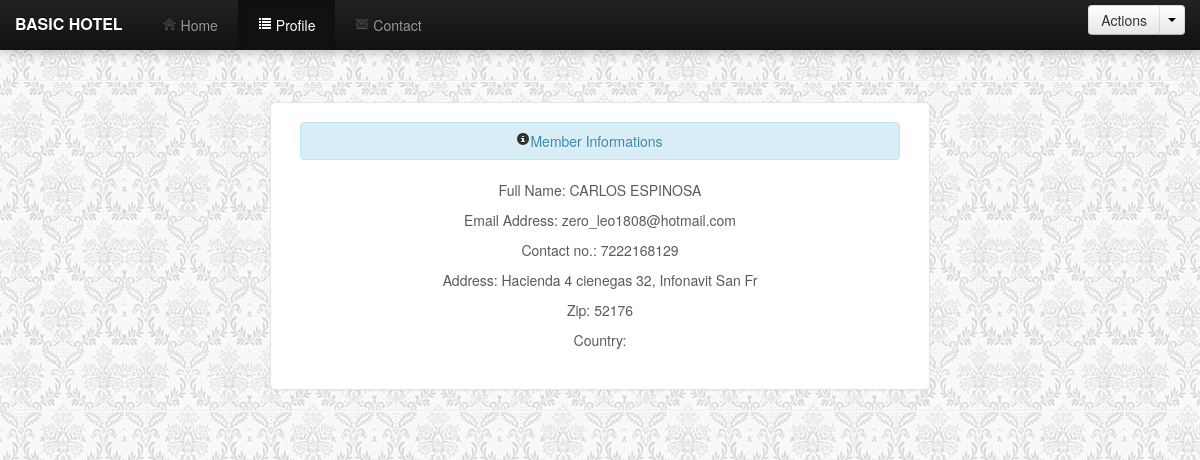
The app's page /hotel1/profile.php (signed in) with its own data.
### tables this page shows
CREATE TABLE IF NOT EXISTS `tb_member` (
`memberID` int(15) NOT NULL,
  `username` varchar(40) NOT NULL,
  `firstname` varchar(40) NOT NULL,
  `lastname` varchar(40) NOT NULL,
  `email` varchar(40) NOT NULL,
  `password` varchar(40) NOT NULL,
  `contact_number` varchar(40) NOT NULL,
  `address` varchar(40) NOT NULL,
  `zip` int(40) NOT NULL,
  `country` varchar(40) NOT NULL
);

### hotel1/session.php (called while the page is built, shortened)
<?php
        $session_id=$_SESSION['id'];
?>

### hotel1/profile.php (the view, shortened to what this page needs)
<?php include('header.php');?>
<?php include('session.php'); ?>
	<link href="gallery/jquery-photo-gallery/jquery-photo-gallery/css/prettyPhoto.css" rel="stylesheet" type="text/css" />
  </head>
  <body>
     <div class="navbar navbar-inverse navbar-fixed-top">
      <div class="navbar-inner">
        <div class="container">
          <a class="brand" href="#">BASIC HOTEL</a>
          <div class="nav-collapse collapse">
            <ul class="nav">
              <li><a href="member.php"><i class="icon-home"></i> Home</a></li>
              <li class="active"><a href="profile.php"><i class="icon-list"></i> Profile</a></li>
              <li><a href="contact.php"><i class="icon-envelope"></i> Contact</a></li>
            </ul>
            <form class="navbar-form pull-right">
            <div class="btn-group">
  					<button type="submit" class="btn">Actions</button>
  					<button class="btn dropdown-toggle" data-toggle="dropdown">
    				<span class="caret"></span>
  					</button>
			</div>
            </form>
          </div>
        </div>
      </div>
    </div>
    <div class="container">
	<hr>
      <div class="form-signin">
          <div align="center" class="alert alert-info"><i class="icon-info-sign"></i>Member Informations</div>
          <div class="row-fluid">
          	<div class="control-group">
            	<div class="controls">
                    <div align="center">
                    	<?php
						$query = mysql_query("select * from tb_member where memberID = '$session_id'") or die (mysql_error());
						while($row = mysql_fetch_array($query)){
						?>
                 <p>Full Name: <?php echo $row['firstname']." ". $row['lastname']?></p>
                 <p>Email Address: <?php echo $row['email']?></p>
                 <p>Contact no.: <?php echo $row['contact_number']?></p>
                 <p>Address: <?php echo $row['address']?></p>
                 <p>Zip: <?php echo $row['zip']?></p>
                 <p>Country: <?php echo $row['country']?></p>
                	</div>
                    <?php }?>
          		</div>
            </div>
          </div>
      </div>
    <hr>
    </div>
  </body>
</html>

### hotel1/header.php (style rules this page uses)
body { padding-bottom: 40px; color: #5a5a5a; padding-top: 60px; background-image:url(media/bg.png); }
.navbar .navbar-inner { border: 0; -webkit-box-shadow: 0 2px 10px rgba(0,0,0,.25); -moz-box-shadow: 0 2px 10px rgba(0,0,0,.25); box-shadow: 0 2px 10px rgba(0,0,0,.25); }
.navbar .brand { padding: 14px 20px 16px; font-size: 16px; font-weight: bold; text-shadow: 0 -1px 0 rgba(0,0,0,.5); }
.navbar .nav > li > a { padding: 15px 20px; }

### hotel1/profile.php (style rules this page uses)
.form-signin { max-width: 600px; padding: 19px 29px 29px; margin: 0 auto 20px; background-color: #fff; border: 1px solid #e5e5e5; -webkit-border-radius: 5px; -moz-border-radius: 5px; border-radius: 5px; -webkit-box-shadow: 0 1px 2px rgba(0,0,0,.05); -moz-box-shadow: 0 1px 2px rgba(0,0,0,.05); box-shadow: 0 1px 2px rgba(0,0,0,.05); }

### records on screen
tb_member: firstname "CARLOS", lastname "ESPINOSA", email "zero_leo1808@hotmail.com", contact_number "7222168129", address "Hacienda 4 cienegas 32, Infonavit San Fr", zip "52176"
